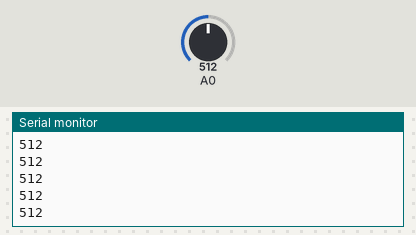
The sketch below on a simulated Arduino Uno, built with avr-gcc and run on an emulated ATmega328P. Shown: the last lines printed to the serial monitor. Inputs (shaded band) come from the test bench; at power-on: A0 = 512.

Above: at 1.2 s.
1.3 s: A0 set to 716
At 2.1 s:
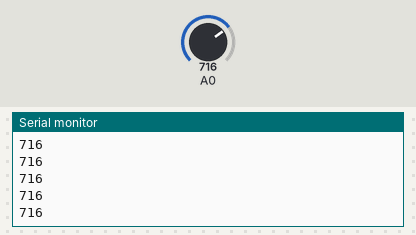
2.8 s: A0 set to 900
At 3.9 s:
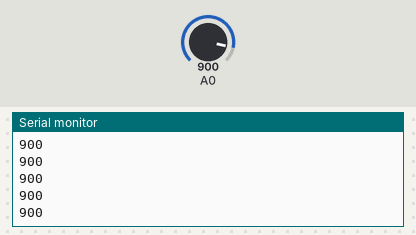
Timing chart, 0 to 5.8 s (numbered marks = the images above; inputs shaded):
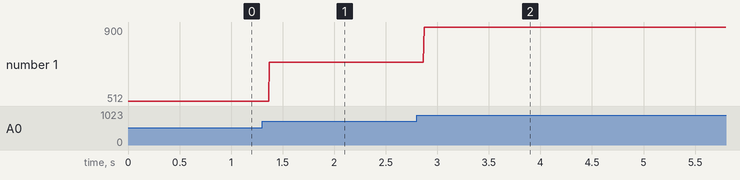

The sketch:

bananaPiano.ino
```cpp
int lectura=0;
void setup() {
  // put your setup code here, to run once:
  Serial.begin(9600);

}

void loop() {
  // put your main code here, to run repeatedly:
  lectura = analogRead(A0);
  Serial.println(lectura);


}
```

Measured:
- after the input at 1.3 s, the serial monitor: prints a new line after 0.07 s (image 1)
- after the input at 2.8 s, the serial monitor: prints a new line after 0.07 s (image 2)
- plotted number 1: 512 → 716 after the input at 1.3 s, 716 → 900 after the input at 2.8 s
